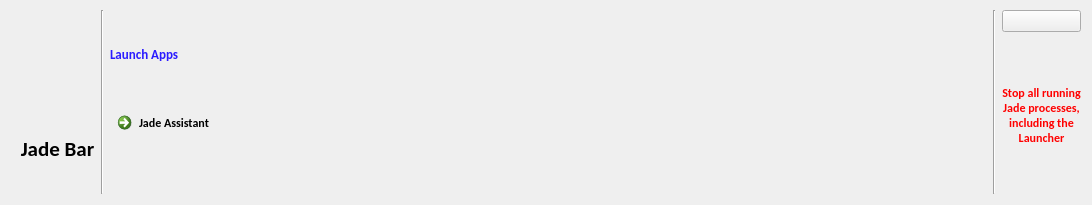
<?xml version="1.0" encoding="UTF-8"?>
<ui version="4.0">
 <class>MainWindow</class>
 <widget class="QMainWindow" name="MainWindow">
  <property name="geometry">
   <rect>
    <x>0</x>
    <y>0</y>
    <width>1092</width>
    <height>205</height>
   </rect>
  </property>
  <property name="windowTitle">
   <string>Jade Bar</string>
  </property>
  <property name="windowIcon">
   <iconset resource="../assets.qrc">
    <normaloff>:/images/assets/jadeIcon.png</normaloff>:/images/assets/jadeIcon.png</iconset>
  </property>
  <widget class="QWidget" name="centralwidget">
   <widget class="QWidget" name="layoutWidget">
    <property name="geometry">
     <rect>
      <x>20</x>
      <y>10</y>
      <width>1061</width>
      <height>184</height>
     </rect>
    </property>
    <layout class="QHBoxLayout" name="mainBox">
     <item>
      <layout class="QHBoxLayout" name="imageBox">
       <item>
        <layout class="QVBoxLayout" name="innerImageBox">
         <item>
          <widget class="QLabel" name="imageBox_image">
           <property name="text">
            <string/>
           </property>
           <property name="pixmap">
            <pixmap resource="../assets.qrc">:/images/assets/JadeLauncherLogo.png</pixmap>
           </property>
           <property name="scaledContents">
            <bool>true</bool>
           </property>
          </widget>
         </item>
         <item>
          <widget class="QLabel" name="imageBox_text">
           <property name="font">
            <font>
             <family>Calibri</family>
            </font>
           </property>
           <property name="text">
            <string>&lt;html&gt;&lt;head/&gt;&lt;body&gt;&lt;p align=&quot;center&quot;&gt;&lt;span style=&quot; font-size:16pt; font-weight:600;&quot;&gt;Jade Bar&lt;/span&gt;&lt;/p&gt;&lt;/body&gt;&lt;/html&gt;</string>
           </property>
          </widget>
         </item>
        </layout>
       </item>
       <item>
        <widget class="Line" name="line">
         <property name="orientation">
          <enum>Qt::Vertical</enum>
         </property>
        </widget>
       </item>
      </layout>
     </item>
     <item>
      <layout class="QVBoxLayout" name="jaBox">
       <item>
        <widget class="QLabel" name="jaBox_text">
         <property name="font">
          <font>
           <family>Calibri</family>
          </font>
         </property>
         <property name="text">
          <string>&lt;html&gt;&lt;head/&gt;&lt;body&gt;&lt;p&gt;&lt;span style=&quot; font-size:10pt; font-weight:600; color:#2b1cff;&quot;&gt;Launch Apps&lt;/span&gt;&lt;/p&gt;&lt;/body&gt;&lt;/html&gt;</string>
         </property>
        </widget>
       </item>
       <item>
        <widget class="QCommandLinkButton" name="jaBox_launch">
         <property name="font">
          <font>
           <family>Calibri</family>
          </font>
         </property>
         <property name="text">
          <string>Jade Assistant</string>
         </property>
         <property name="icon">
          <iconset resource="../assets.qrc">
           <normaloff>:/images/assets/jadeAssistant.png</normaloff>:/images/assets/jadeAssistant.png</iconset>
         </property>
         <property name="iconSize">
          <size>
           <width>50</width>
           <height>50</height>
          </size>
         </property>
         <property name="checkable">
          <bool>false</bool>
         </property>
        </widget>
       </item>
      </layout>
     </item>
     <item>
      <spacer name="horizontalSpacer">
       <property name="orientation">
        <enum>Qt::Horizontal</enum>
       </property>
       <property name="sizeHint" stdset="0">
        <size>
         <width>508</width>
         <height>20</height>
        </size>
       </property>
      </spacer>
     </item>
     <item>
      <layout class="QHBoxLayout" name="stopBox">
       <item>
        <widget class="Line" name="line_2">
         <property name="orientation">
          <enum>Qt::Vertical</enum>
         </property>
        </widget>
       </item>
       <item>
        <layout class="QVBoxLayout" name="innerStopBox">
         <property name="leftMargin">
          <number>0</number>
         </property>
         <item>
          <widget class="QPushButton" name="stopBox_button">
           <property name="text">
            <string/>
           </property>
           <property name="icon">
            <iconset resource="../assets.qrc">
             <normaloff>:/images/assets/Off.png</normaloff>:/images/assets/Off.png</iconset>
           </property>
           <property name="iconSize">
            <size>
             <width>128</width>
             <height>128</height>
            </size>
           </property>
           <property name="checkable">
            <bool>false</bool>
           </property>
           <property name="flat">
            <bool>false</bool>
           </property>
          </widget>
         </item>
         <item>
          <widget class="QLabel" name="stopBox_text">
           <property name="font">
            <font>
             <family>Calibri</family>
            </font>
           </property>
           <property name="text">
            <string>&lt;html&gt;&lt;head/&gt;&lt;body&gt;&lt;p align=&quot;center&quot;&gt;&lt;span style=&quot; font-weight:600; color:#ff0000;&quot;&gt;Stop all running Jade processes, including the Launcher&lt;/span&gt;&lt;/p&gt;&lt;/body&gt;&lt;/html&gt;</string>
           </property>
           <property name="wordWrap">
            <bool>true</bool>
           </property>
          </widget>
         </item>
        </layout>
       </item>
      </layout>
     </item>
    </layout>
   </widget>
  </widget>
 </widget>
 <resources>
  <include location="../assets.qrc"/>
  <include location="assets.qrc"/>
 </resources>
 <connections/>
</ui>
